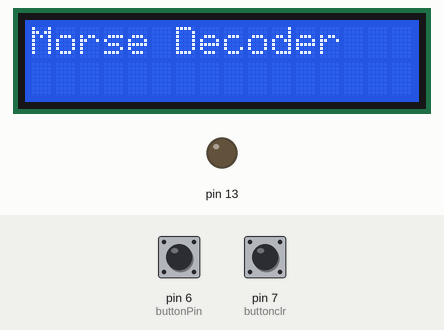
Bench run of a sketch on a simulated Arduino Uno, built with avr-gcc and run on an emulated ATmega328P. Shown: 16×2 character LCD, output pins drawn as LEDs (lit = HIGH). Inputs (shaded band) come from the test bench; at power-on: pin 6 (buttonPin) HIGH, pin 7 (buttonclr) HIGH. What the sketch prints to the serial monitor is not drawn.

Above: at 0.1 s.
4.3 s: pin 6 (buttonPin) pulled LOW for 0.15 s
At 6.6 s:
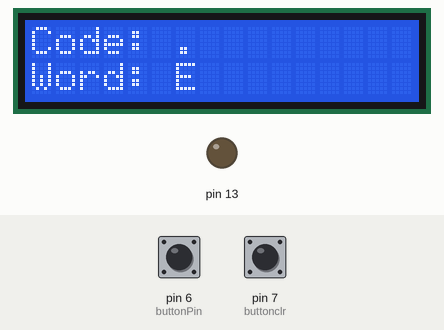
7.4 s: pin 6 (buttonPin) pulled LOW for 1 s
At 10.5 s:
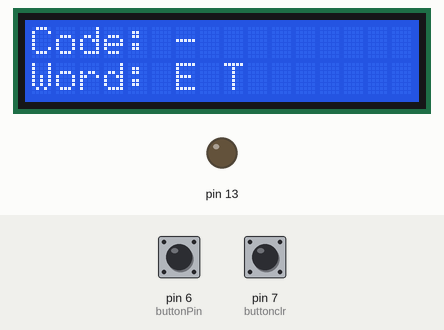
11.4 s: pin 6 (buttonPin) pulled LOW for 0.15 s
At 13.4 s:
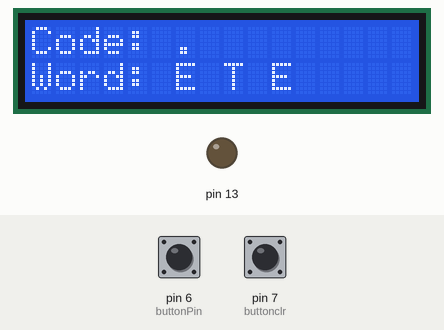
14.5 s: pin 6 (buttonPin) pulled LOW for 0.15 s
At 16.8 s:
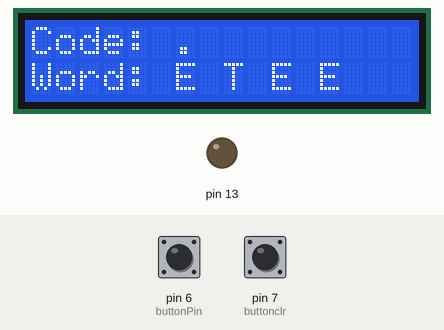
17.6 s: pin 6 (buttonPin) pulled LOW for 1 s
At 20.7 s:
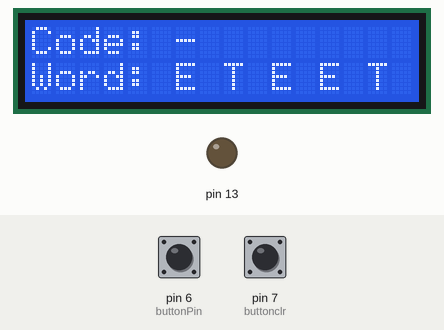
21.6 s: pin 6 (buttonPin) pulled LOW for 0.15 s
At 23.6 s:
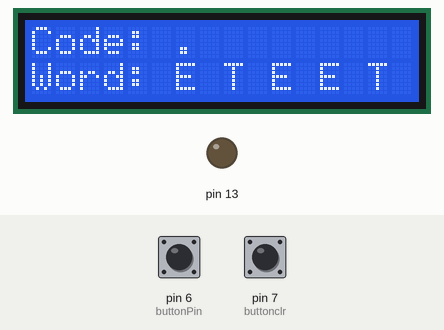
Timing chart, 0 to 25.1 s (numbered marks = the images above; inputs shaded):
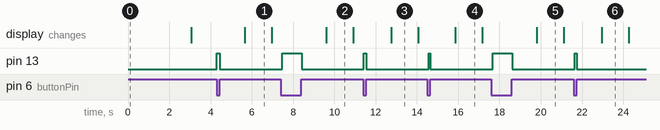

The sketch:

morsecode.ino
```cpp
#include <LiquidCrystal.h>

LiquidCrystal lcd(12, 11, 5, 4, 3, 2);

// Timings
const unsigned int dotThreshold = 300;
const unsigned int dashThreshold = 1000;
const unsigned int letterPause = 1200;
const unsigned int wordPause = 2500;  // New: Pause time to consider space

// States
bool space= false;
bool buttonPressed = false;
unsigned long pressStartTime = 0;
unsigned long pressDuration = 0;
unsigned long lastInputTime = 0;

// Morse buffers
String sMorse = "";
String Word = "";

const int buttonPin = 6;
const int buttonclr =7;

struct MorseSymbol {
  char letter;
  const char* code;
};


// Morse table
MorseSymbol morseTable[] = {
  {'A', ".-"}, {'B', "-..."}, {'C', "-.-."}, {'D', "-.."},
  {'E', "."}, {'F', "..-."}, {'G', "--."}, {'H', "...."},
  {'I', ".."}, {'J', ".---"}, {'K', "-.-"}, {'L', ".-.."},
  {'M', "--"}, {'N', "-."}, {'O', "---"}, {'P', ".--."},
  {'Q', "--.-"}, {'R', ".-."}, {'S', "..."}, {'T', "-"},
  {'U', "..-"}, {'V', "...-"}, {'W', ".--"}, {'X', "-..-"},
  {'Y', "-.--"}, {'Z', "--.."},
  {'1', ".----"}, {'2', "..---"}, {'3', "...--"}, {'4', "....-"},
  {'5', "....."}, {'6', "-...."}, {'7', "--..."}, {'8', "---.."},
  {'9', "----."}, {'0', "-----"},
};

char morseToChar(String morse) {
  for (int i = 0; i < sizeof(morseTable) / sizeof(morseTable[0]); i++) {
    if (morse.equals(morseTable[i].code)) {
      return morseTable[i].letter;
    }
  }
  return '?';
}

void setup() {
  lcd.begin(16, 2);
  Serial.begin(9600);

  pinMode(buttonPin, INPUT_PULLUP);
  pinMode(13, OUTPUT);
pinMode(buttonclr, INPUT_PULLUP);

  lcd.clear();
  lcd.setCursor(0, 0);
  lcd.print("Morse Decoder");
  delay(3000);
  lcd.clear();
   space= false;
}

void loop() {
  int sensorVal = digitalRead(buttonPin);
	int sensorclr= digitalRead(buttonclr);

  //Button clear
if (sensorclr == LOW) {
  lcd.clear();
  Word = "";
  sMorse = "";
  space = false;
  delay(500);  // debounce
}


  // Button pressed
  if (sensorVal == LOW && !buttonPressed) {
    buttonPressed = true;
    pressStartTime = millis();
    digitalWrite(13, HIGH);
  }

  // Button released
  if (sensorVal == HIGH && buttonPressed) {
    buttonPressed = false;
    pressDuration = millis() - pressStartTime;
    digitalWrite(13, LOW);

    if (pressDuration <= dotThreshold) {
      sMorse += ".";
    } else if (pressDuration <= dashThreshold) {
      sMorse += "-";
    }

    lastInputTime = millis();
  }

  unsigned long timeSinceLastInput = millis() - lastInputTime;

  // Letter detection
  if (sMorse.length() > 0 && timeSinceLastInput > letterPause) {
    char result = morseToChar(sMorse);

    Serial.print("Morse: ");
    Serial.print(sMorse);
    Serial.print(" -> ");
    Serial.println(result);

    Word += result;  // Add to word

    lcd.clear();
    lcd.setCursor(0, 0);
    lcd.print("Code: " + sMorse);
    lcd.setCursor(0, 1);
    lcd.print("Word: " + Word);

    sMorse = "";
     space= false;
    delay(200);  // Slight delay so user can see transition
  }


  // Word gap detection
  if (Word.length() > 0 && sMorse.length() == 0 && timeSinceLastInput > wordPause&&!space) {
    Word += ' ';
    Serial.println("Space detected");
    lcd.clear();
    lcd.setCursor(0, 0);
    lcd.print("Code: ");
    lcd.setCursor(0, 1);
    lcd.print("Word: " + Word);
    delay(500);
    lastInputTime = millis(); // Prevent multiple spaces
    space= true;

  }

  delay(10);
}
```

Measured:
- after the input at 4.3 s, pin 13: LOW → HIGH at once, → LOW 0.15 s later; the display: changes after 1.4 s (image 1)
- after the input at 7.4 s, pin 13: LOW → HIGH after 0.08 s, → LOW 0.93 s later; the display: changes after 2.2 s (image 2)
- after the input at 11.4 s, pin 13: LOW → HIGH at once, → LOW 0.12 s later; the display: changes after 1.4 s (image 3)
- after the input at 14.5 s, pin 13: LOW → HIGH after 0.07 s, → LOW 0.08 s later; the display: changes after 1.4 s (image 4)
- after the input at 17.6 s, pin 13: LOW → HIGH after 0.08 s, → LOW 0.93 s later; the display: changes after 2.2 s (image 5)
- after the input at 21.6 s, pin 13: LOW → HIGH at once, → LOW 0.12 s later; the display: changes after 1.4 s (image 6)
